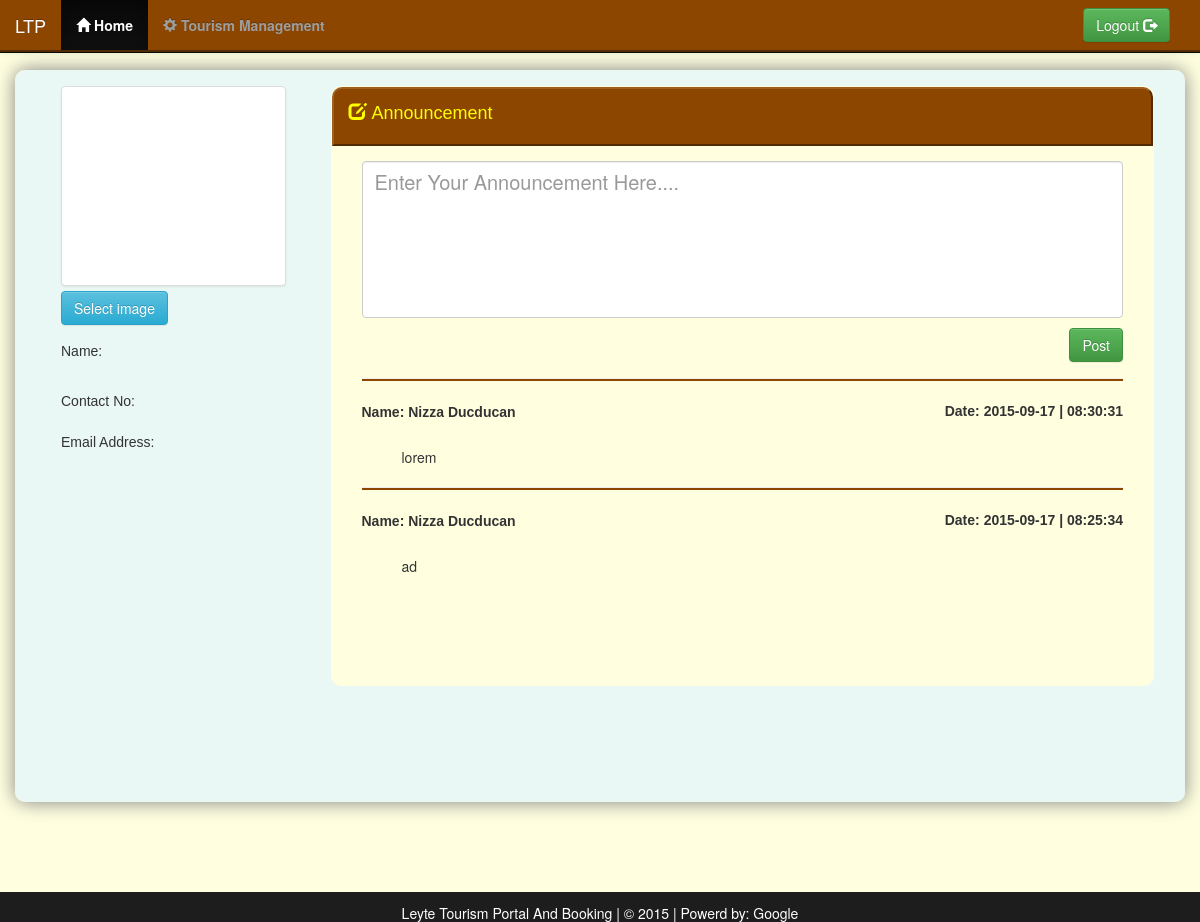
Page /index.php/home/themain on the earlier database version.
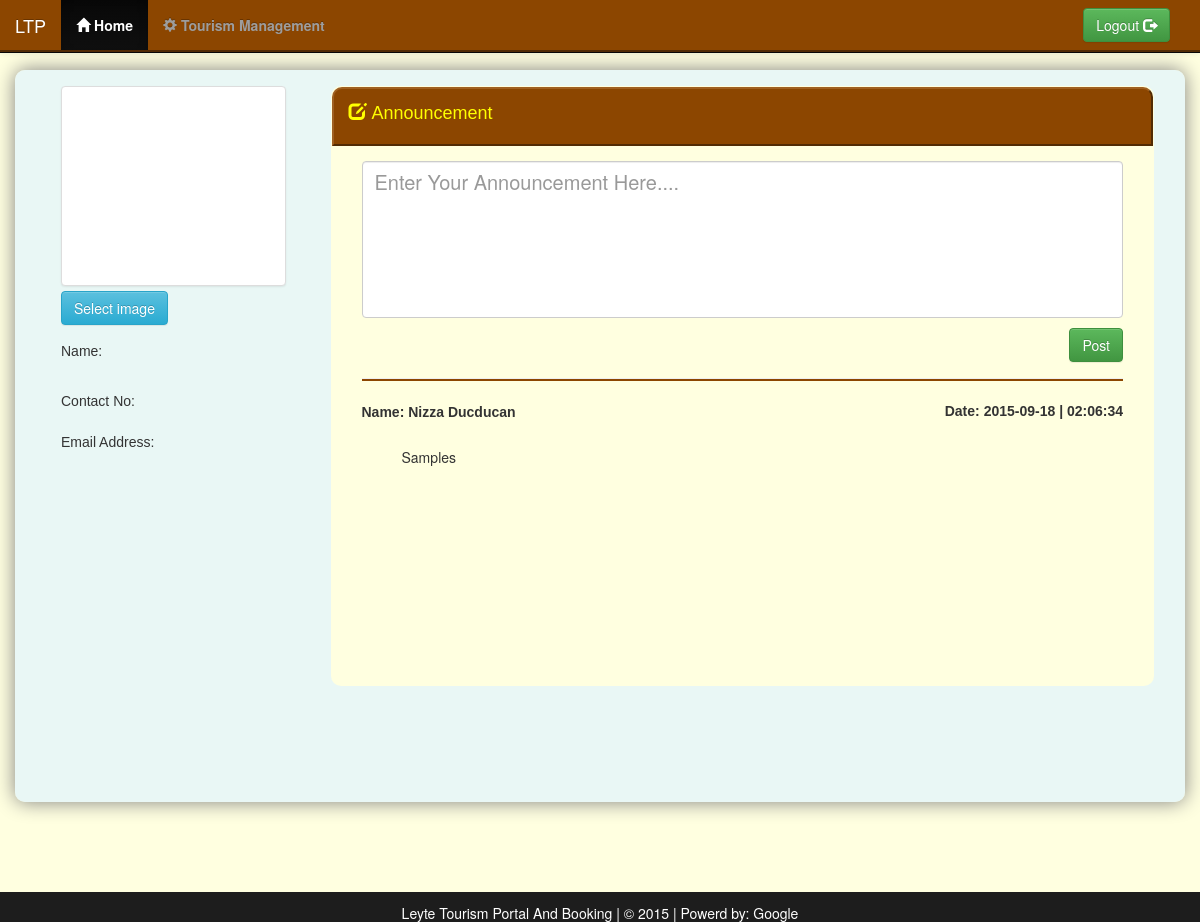
Same page on the later database version.
### tables this page shows
CREATE TABLE IF NOT EXISTS `tbl_announcement` (
  `id` int(11) NOT NULL,
  `announcement` text NOT NULL,
  `uid` int(11) NOT NULL,
  `dte` date NOT NULL,
  `tme` time NOT NULL
);

CREATE TABLE IF NOT EXISTS `tbl_users` (
  `id` int(11) NOT NULL,
  `firstname` varchar(50) NOT NULL,
  `lastname` varchar(50) NOT NULL,
  `middlename` varchar(50) NOT NULL,
  `contact` varchar(50) NOT NULL,
  `email` varchar(50) NOT NULL,
  `username` varchar(50) NOT NULL,
  `password` varchar(50) NOT NULL,
  `usertype` int(11) NOT NULL
);

### application/controllers/Home.php (called while the page is built, shortened)
<?php
  class Home extends CI_Controller
  {
    function themain()
      {
        $data['param'] = "home";
        $this->load->view("templates/header");
        if ($this->session->userdata('usertype') == '3')
        {
          $this->load->view('templates/usernav', $data);
        }
        else
        {
          $this->load->view('templates/adminnav', $data);
        }
        $this->load->view("home/homepage");
        $this->load->view("templates/footer");
      }
  }

### index.php (called while the page is built, shortened)
<?php
require_once BASEPATH.'core/CodeIgniter.php';

### application/models/Registration.php (called while the page is built, shortened)
<?php
  class Registration extends CI_Model
  {
    function get_annou()
    {
        return $this->db->query("SELECT a.*, b.firstname, b.lastname FROM tbl_announcement a, tbl_users b WHERE a.uid = b.id ORDER by id desc")->result_array();
    }
    function get_info($id)
    {
        $this->db->where('id', $id);
        return $this->db->get('tbl_users')->row_array();
    }
  }

### application/views/home/homepage.php (the view, shortened to what this page needs)
<div class="col-md-12" >
  <div class="panel logins p-body">
      <div class="panel-body">
        <div class="col-md-3">
          <div class="col-md-12" >
            <?php $in = $this->registration->get_info($this->session->userdata('uid')) ?>
            <form class="" action="/upload_profile" method="post" enctype="multipart/form-data">
              <div class="fileinput fileinput-new" data-provides="fileinput" style="width:100%">
                  <div class="fileinput-preview thumbnail" data-trigger="fileinput" style="width:100%; height: 200px;">
                  </div>
                  <div>
                    <span class="btn btn-info btn-file"><span class="fileinput-new">Select image</span><span class="fileinput-exists">Change</span><input type="file" name="picture"></span>
                  </div>
              </div>
            </form>
              <label for=""><h5>Name:</h5></label><h4> <?php echo $in['firstname'] ." ". $in['middlename'] ." ". $in['lastname']; ?></h4>
              <label for=""><h5>Contact No:</h5><h4><?php echo $in['contact'] ?></h4></label><br />
              <label for=""><h5>Email Address:</h5><h4><?php echo $in['email'] ?></h4></label><br />
          </div>
        </div>
        <div class="col-md-9">
          <div class="panel logins p-body" style="margin-top:0;box-shadow:none;background-color: #FFFFE0">
            <div class="panel-heading grad" style="box-shadow:none"><h4 style="color:#FFFF00;"><span class="glyphicon glyphicon-edit"></span>&nbsp;Announcement</h4></div>
              <div class="panel-body">
                    <div class="col-md-12">
                      <form class="form" action="/post_announce" method="post">
                          <textarea name="announce" rows="5" cols="100" style="width:100%;resize:none;font-size:20px;" class="form-control" placeholder="Enter Your Announcement Here...."></textarea>
                          <button class="btn btn-success pull-right" type="submit" style="margin-top:10px">Post</button>
                      </form>
                          <br /><br />
                          <?php foreach ($this->registration->get_annou() as $key => $value): ?>
                            <hr style="background: #8C4600;height:2px;">
                              <label for=""><strong>Name: <?php echo $value['firstname'] . " " . $value['lastname']?></strong></label>
                              <label for="" class="pull-right"> Date: <?php echo $value['dte'] . " | " . $value['tme'] ; ?></label>
                              <br /><br />
                              <p  style="width:95%;text-align:justify;margin-left:10px;text-indent:30px;">
                                  <?php echo $value['announcement'] ?>
                              </p>
                          <?php endforeach; ?>
                    </div>
              </div>
            </div>
        </div>
      </div>
  </div>
</div>

### application/views/templates/header.php (shortened to what this page needs)
<!DOCTYPE html>
<html>
  <head>
    <link rel="stylesheet" href="../assets/css/font-awesome.min.css">
    <link href="../assets/css/bootstrap.min.css" rel="stylesheet">
    <link href="../assets/css/bootstrap-theme.css" rel="stylesheet">
    <link href="../assets/css/jasny-bootstrap.min.css" rel="stylesheet">
    <link rel="stylesheet" href="../assets/css/styles.css">
    <link rel="stylesheet" href="../assets/css/jquery.dataTables.min.css">
  </head>
  <body>

### application/views/templates/adminnav.php (shortened to what this page needs)
<nav class="navbar navbar-default navbar-fixed-top navbar-inverse" style="padding:0;">
      <div class="container-fluid" style="padding:2;background-color: #8C4600;BORDER-BOTTOM: #522B04 2px solid;BACKGROUND-COLOR: #8C4600;">
<div class="navbar-header">
  <a class="navbar-brand" href="/">LTP</a>
</div>
<div class="collapse navbar-collapse" id="bs-example-navbar-collapse-1" >
  <?php
      $home = "";
      $touristmanagement = "";
      if ($param) {
        if ($param == "settings") {
          $settings = "active";
        }
        elseif ($param == "home") {
            $home = "active";
        }
        elseif ($param == "gallery") {
            $gallery = "active";
        }
        elseif ($param == "touristmanagement") {
            $touristmanagement = "active";
        }
      }
   ?>
    <ul class="nav navbar-nav">
      <li class="<?php echo $home ?>" ><a href="/admin"><span class="glyphicon glyphicon-home"></span>&nbsp;<b>Home</b> <span class="sr-only">(current)</span></a></li>
      <li class = <?php echo $touristmanagement; ?>><a href="/tourist-list"><span class="glyphicon glyphicon-cog"></span>&nbsp;<b>Tourism Management</b></a></li>
    </ul>
  <ul class="nav navbar-nav navbar-right">
      <form class="navbar-form navbar-left" action="/verify_login" method="post">
          <div class="col-md-12">
              <a class="btn btn-success" type="submit" class="btn btn-default" href="/logout">Logout&nbsp;<span class="glyphicon glyphicon-log-out"></span></a>
          </div>
      </form>
  </ul>
</div>
</div>
</nav>

### application/views/templates/footer.php (shortened to what this page needs)
<br /> <br/>
  <div class="panel-footer navbar-fixed-bottom footer-style">
      Leyte Tourism Portal And Booking | &copy 2015 | Powerd by: Google
  </div>
</body>
</html>

### assets/css/styles.css (style rules this page uses)
body { margin: 0; background-color: #FFFFE0; background-size: cover; background-repeat: no-repeat; background-attachment: fixed; background-position: bottom; }
.logins { background-color: rgba(228, 245, 250, 0.8); box-shadow: 0px 0px 30px gray; border-radius: 10px; }
.footer-style { height: 30px; margin-top: 310px; text-align: center; background-color: #1D1D1D; border-color: #1D1D1D; color: white; }
.p-body { border-radius: 10px; margin-top: 70px; margin-bottom: 100px; box-shadow: 0px 0px 20px gray; min-height:600px; background-color: rgba(228, 245, 250, 0.8); }
h4, h3, h1, .input-background, label, h2, h5, h6 { font-family: Verdana, Arial, Helvetica, sans-serif; }
.grad { background: #8C4600; border-right: #522B04 2px solid; padding-right: 2px; border-top: #A06021 2px solid; border-left: #A06021 2px solid; padding-top: 2px; border-bottom: #522B04 2px solid; border-top-right-radius: 10px; border-top-left-radius: 10px; }

Differences in the rows shown:
removed tbl_announcement: uid.firstname "Nizza", uid.lastname "Ducducan", dte "2015-09-17", tme "08:30:31", announcement "lorem"
removed tbl_announcement: uid.firstname "Nizza", uid.lastname "Ducducan", dte "2015-09-17", tme "08:25:34", announcement "ad"
added tbl_announcement: uid.firstname "Nizza", uid.lastname "Ducducan", dte "2015-09-18", tme "02:06:34", announcement "Samples"
